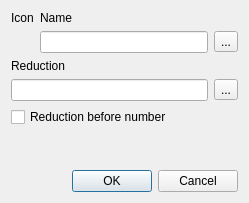
<?xml version="1.0" encoding="UTF-8"?>
<ui version="4.0">
 <class>FCurrencyEdit</class>
 <widget class="QDialog" name="FCurrencyEdit">
  <property name="geometry">
   <rect>
    <x>0</x>
    <y>0</y>
    <width>249</width>
    <height>203</height>
   </rect>
  </property>
  <property name="windowTitle">
   <string>Dialog</string>
  </property>
  <layout class="QVBoxLayout" name="verticalLayout">
   <item>
    <layout class="QGridLayout" name="gridLayout">
     <item row="0" column="0">
      <widget class="QLabel" name="label_3">
       <property name="text">
        <string>Icon</string>
       </property>
       <property name="buddy">
        <cstring>pwIcons</cstring>
       </property>
      </widget>
     </item>
     <item row="0" column="1">
      <widget class="QLabel" name="label">
       <property name="text">
        <string>Name</string>
       </property>
       <property name="buddy">
        <cstring>leName</cstring>
       </property>
      </widget>
     </item>
     <item row="1" column="0">
      <widget class="ui::icons::WIconSelect" name="pwIcons" native="true">
       <property name="sizePolicy">
        <sizepolicy hsizetype="Fixed" vsizetype="Fixed">
         <horstretch>0</horstretch>
         <verstretch>0</verstretch>
        </sizepolicy>
       </property>
       <property name="focusPolicy">
        <enum>Qt::StrongFocus</enum>
       </property>
      </widget>
     </item>
     <item row="1" column="1">
      <layout class="QHBoxLayout" name="horizontalLayout">
       <item>
        <widget class="QLineEdit" name="leName"/>
       </item>
       <item>
        <widget class="QToolButton" name="tbClearName">
         <property name="toolTip">
          <string>Clear name</string>
         </property>
         <property name="text">
          <string>...</string>
         </property>
         <property name="icon">
          <iconset resource="../../../res/hacc.qrc">
           <normaloff>:/main/icons/edit-clear-locationbar-rtl.png</normaloff>:/main/icons/edit-clear-locationbar-rtl.png</iconset>
         </property>
        </widget>
       </item>
      </layout>
     </item>
    </layout>
   </item>
   <item>
    <widget class="QLabel" name="label_2">
     <property name="text">
      <string>Reduction</string>
     </property>
     <property name="buddy">
      <cstring>leReduction</cstring>
     </property>
    </widget>
   </item>
   <item>
    <layout class="QHBoxLayout" name="horizontalLayout_2">
     <item>
      <widget class="QLineEdit" name="leReduction"/>
     </item>
     <item>
      <widget class="QToolButton" name="tbClearReduction">
       <property name="toolTip">
        <string>Clear name</string>
       </property>
       <property name="text">
        <string>...</string>
       </property>
       <property name="icon">
        <iconset resource="../../../res/hacc.qrc">
         <normaloff>:/main/icons/edit-clear-locationbar-rtl.png</normaloff>:/main/icons/edit-clear-locationbar-rtl.png</iconset>
       </property>
      </widget>
     </item>
    </layout>
   </item>
   <item>
    <widget class="QCheckBox" name="cbReductionBeforeNumber">
     <property name="text">
      <string>Reduction before number</string>
     </property>
    </widget>
   </item>
   <item>
    <spacer name="verticalSpacer">
     <property name="orientation">
      <enum>Qt::Vertical</enum>
     </property>
     <property name="sizeHint" stdset="0">
      <size>
       <width>20</width>
       <height>14</height>
      </size>
     </property>
    </spacer>
   </item>
   <item>
    <widget class="QDialogButtonBox" name="buttonBox">
     <property name="orientation">
      <enum>Qt::Horizontal</enum>
     </property>
     <property name="standardButtons">
      <set>QDialogButtonBox::Cancel|QDialogButtonBox::Ok</set>
     </property>
    </widget>
   </item>
  </layout>
 </widget>
 <customwidgets>
  <customwidget>
   <class>ui::icons::WIconSelect</class>
   <extends>QWidget</extends>
   <header>wiconselect.h</header>
   <container>1</container>
  </customwidget>
 </customwidgets>
 <resources>
  <include location="../../../res/hacc.qrc"/>
 </resources>
 <connections>
  <connection>
   <sender>buttonBox</sender>
   <signal>accepted()</signal>
   <receiver>FCurrencyEdit</receiver>
   <slot>accept()</slot>
   <hints>
    <hint type="sourcelabel">
     <x>84</x>
     <y>174</y>
    </hint>
    <hint type="destinationlabel">
     <x>22</x>
     <y>159</y>
    </hint>
   </hints>
  </connection>
  <connection>
   <sender>buttonBox</sender>
   <signal>rejected()</signal>
   <receiver>FCurrencyEdit</receiver>
   <slot>reject()</slot>
   <hints>
    <hint type="sourcelabel">
     <x>169</x>
     <y>176</y>
    </hint>
    <hint type="destinationlabel">
     <x>256</x>
     <y>171</y>
    </hint>
   </hints>
  </connection>
  <connection>
   <sender>tbClearReduction</sender>
   <signal>clicked()</signal>
   <receiver>leReduction</receiver>
   <slot>clear()</slot>
   <hints>
    <hint type="sourcelabel">
     <x>141</x>
     <y>114</y>
    </hint>
    <hint type="destinationlabel">
     <x>101</x>
     <y>112</y>
    </hint>
   </hints>
  </connection>
  <connection>
   <sender>tbClearName</sender>
   <signal>clicked()</signal>
   <receiver>leName</receiver>
   <slot>clear()</slot>
   <hints>
    <hint type="sourcelabel">
     <x>176</x>
     <y>45</y>
    </hint>
    <hint type="destinationlabel">
     <x>137</x>
     <y>43</y>
    </hint>
   </hints>
  </connection>
 </connections>
</ui>
